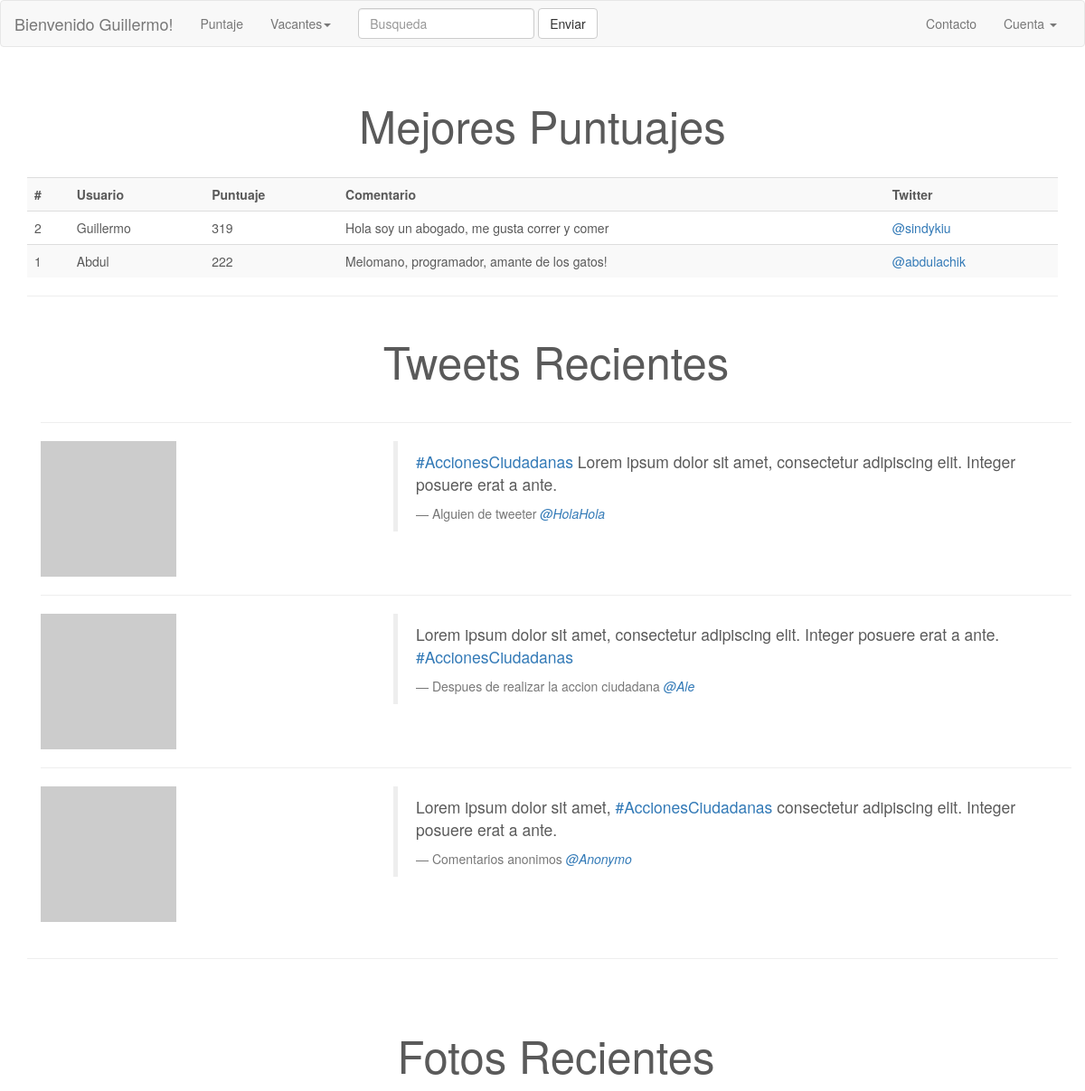
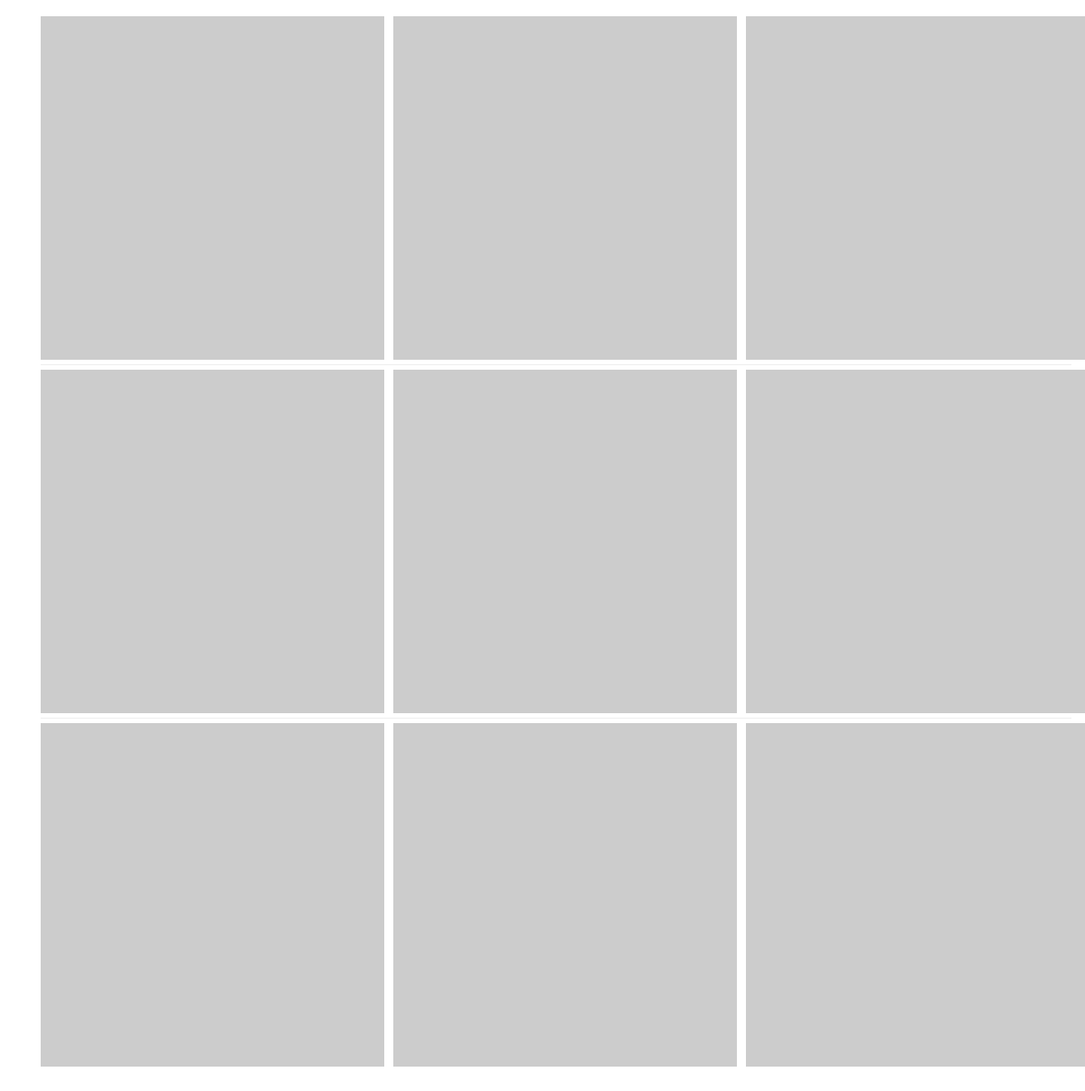
Screenshot of /puntaje (signed in) with the database file from the repository (2 pictures, top to bottom).
### models.py (models this page shows, shortened)
class Usuario(UserMixin, Model):
    usuario = CharField(unique=True)
    email = CharField(unique=True)
    password = CharField(max_length=100)
    puntos = IntegerField(default=0)
    twitter_id = CharField(unique=True)
    bio = CharField(max_length=280)
    registro = DateTimeField(default=datetime.datetime.now)
    es_admin = BooleanField(default=False)
    class Meta:
        database = DATABASE
        order_by = ('-registro',)

### run.py (the view)
@app.route('/puntaje')
def puntaje():
	usuarios = models.Usuario.select().order_by(-models.Usuario.puntos)
	return render_template('puntuaje.html', usuarios=usuarios)

### run.py (called while the page is built)
@login_manager.user_loader
def cargar_usuario(usuarioid):
    try:
        return models.Usuario.get(models.Usuario.id == usuarioid)
    except models.DoesNotExist:
        return None

@app.before_request
def antes_request():
	g.db = models.DATABASE
	g.db.connect()
	g.user = current_user

@app.after_request
def despues_request(response):
	g.db.close()
	return response

### templates/puntuaje.html
{% extends 'base.html' %}
{% block content %}
            <div class="container">
                <h1 class="recientes">Mejores Puntuajes</h1>
                <table class="table table-striped">
                  <tr>
                    <th>#</th>
                    <th>Usuario</th>
                    <th>Puntuaje</th>
                    <th>Comentario</th>
                    <th>Twitter</th>
                  </tr>
                 {% for usuario in usuarios %}
                 <tr>
                    <td>{{ usuario.id }}</td>
                    <td>{{ usuario.usuario }}</td>
                    <td>{{ usuario.puntos }}</td>
                    <td>{{ usuario.bio }}</td>
                    <td><a href="http:/www.twitter.com/{{ usuario.twitter_id }}">@{{ usuario.twitter_id }}</a></td>
                  </tr>
                 {% endfor %}
                </table>
        <hr class="pic-divider">
        <div class="container">
            <h2 class="recientes">Tweets Recientes</h2>
            <hr class="tweets-divider">
                <div class="row">
                    <div class="col-md-4">
                        <img src="http://placehold.it/150x150">
                    </div>
                    <div class="col-md-8">
                        <blockquote>
                          <p><a href="#">#AccionesCiudadanas</a> Lorem ipsum dolor sit amet, consectetur adipiscing elit. Integer posuere erat a ante.</p>
                          <footer>Alguien de tweeter <cite title="Source Title"><a href="#">@HolaHola</a></cite></footer>
                        </blockquote>
                    </div>
                </div>
            <hr class="tweets-divider">
                <div class="row">
                    <div class="col-md-4">
                        <img src="http://placehold.it/150x150">
                    </div>
                    <div class="col-md-8">
                        <blockquote>
                          <p>Lorem ipsum dolor sit amet, consectetur adipiscing elit. Integer posuere erat a ante. <a href="#">#AccionesCiudadanas</a></p>
                          <footer>Despues de realizar la accion ciudadana <cite title="Source Title"><a href="#">@Ale</a></cite></footer>
                        </blockquote>
                    </div>
                </div>
            <hr class="tweets-divider">
                <div class="row">
                    <div class="col-md-4">
                        <img src="http://placehold.it/150x150">
                    </div>
                    <div class="col-md-8">
                        <blockquote>
                          <p>Lorem ipsum dolor sit amet, <a href="#">#AccionesCiudadanas</a> consectetur adipiscing elit. Integer posuere erat a ante.</p>
                          <footer>Comentarios anonimos <cite title="Source Title"><a href="#">@Anonymo</a></cite></footer>
                        </blockquote>
                    </div>
                </div>
            </div>
             <hr class="page-divider">
            <div class="container">
                <h2 class="recientes">Fotos Recientes</h2>
                <div class="row">
                    <div class="col-md-4 pic">
                         <a href="#"><img src="http://placehold.it/380x380"></a>
                    </div>
                    <div class="col-md-4 pic">
                        <a href="#"><img src="http://placehold.it/380x380"></a>
                    </div>
                    <div class="col-md-4 pic">
                        <a href="#"><img src="http://placehold.it/380x380"></a>
                    </div>
                </div>
            <hr class="pic-divider">
                 <div class="row">
                    <div class="col-md-4 pic">
                         <a href="#"><img src="http://placehold.it/380x380"></a>
                    </div>
                    <div class="col-md-4 pic">
                        <a href="#"><img src="http://placehold.it/380x380"></a>
                    </div>
                    <div class="col-md-4 pic">
                        <a href="#"><img src="http://placehold.it/380x380"></a>
                    </div>
                </div>
             <hr class="pic-divider">
                 <div class="row">
                    <div class="col-md-4 pic">
                         <a href="#"><img src="http://placehold.it/380x380"></a>
                    </div>
                    <div class="col-md-4 pic">
                        <a href="#"><img src="http://placehold.it/380x380"></a>
                    </div>
                    <div class="col-md-4 pic">
                        <a href="#"><img src="http://placehold.it/380x380"></a>
                    </div>
                </div>
            </div>
    </div>
{% endblock %}

### templates/base.html (shortened to what this page needs)
<!DOCTYPE html>
<html>
    <head>
        <link rel="stylesheet" href="https://maxcdn.bootstrapcdn.com/bootstrap/3.3.4/css/bootstrap.min.css">
        <link rel="stylesheet" href="{{ url_for('static', filename='css/styles.css') }}">
    </head>
    <body>
        <div id="container">
            <nav class="navbar navbar-default">
              <div class="container-fluid">
                <div class="navbar-header">
                  {% if current_user.is_authenticated() %}
                    <a class="navbar-brand" href="{{ url_for('main') }}">Bienvenido {{ current_user.usuario }}!</a>
                  {% else %}
                    <a class="navbar-brand" href="{{ url_for('main') }}">Bienvenido</a>
                  {% endif %}
                </div>
                <div class="collapse navbar-collapse" id="bs-example-navbar-collapse-1">
                  <ul class="nav navbar-nav">
                    <li><a href="{{ url_for('puntaje') }}">Puntaje</a></li>
                    <li class="dropdown">
                      <a href="#" class="dropdown-toggle" data-toggle="dropdown" role="button" aria-expanded="false">Vacantes<span class="caret"></span></a>
                    </li>
                  </ul>
                  <form class="navbar-form navbar-left" role="search">
                    <div class="form-group">
                      <input type="text" class="form-control" placeholder="Busqueda">
                    </div>
                    <button type="submit" class="btn btn-default">Enviar</button>
                  </form>
                  <ul class="nav navbar-nav navbar-right">
                    <li><a href="#">Contacto</a></li>
                    <li class="dropdown">
                      <a href="#" class="dropdown-toggle" data-toggle="dropdown" role="button" aria-expanded="false">Cuenta <span class="caret"></span></a>
                    </li>
                  </ul>
                </div>
              </div>
            </nav>
            {% block content %}
            {% endblock %}
        </div>
    </body>
</html>

### static/css/styles.css (style rules this page uses)
body { padding-bottom: 40px; color: #5a5a5a; }
.recientes { text-align: center; font-size: 3.5em; padding: 20px; }
.tweets-divider { margin: 20px 0; }
.pic-divider { margin: 5px 0; }
.page-divider { margin:40px 0; }
ul { list-style: none; }

### rows the page displays
Usuario: usuario "Guillermo", id "2", puntos "319", bio "Hola soy un abogado, me gusta correr y comer", twitter_id "sindykiu"
Usuario: id "1", usuario "Abdul", puntos "222", bio "Melomano, programador, amante de los gatos!", twitter_id "abdulachik"
